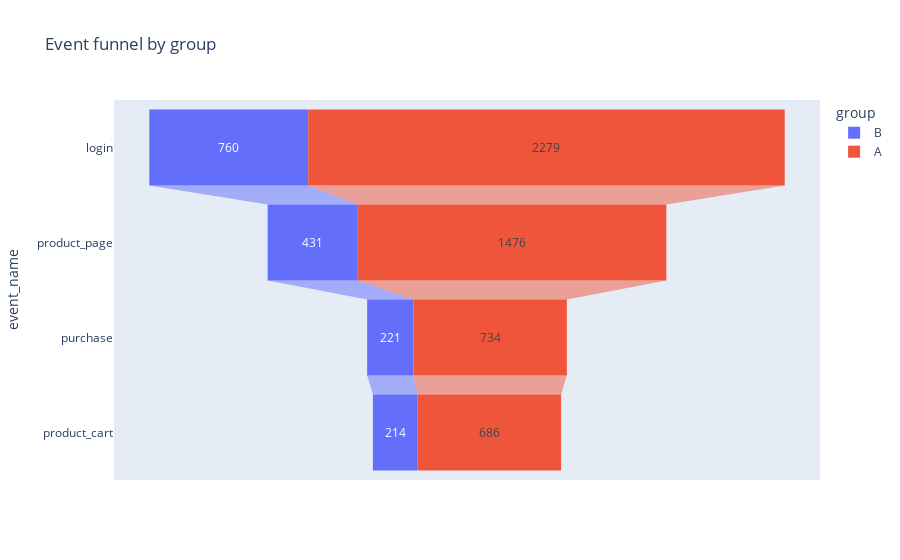

This figure's notebook cell:
### Code cell
fig=px.funnel(funnel_by_groups,x='user_id',y='event_name',color='group', title ="Event funnel by group")
fig.show()

### Figure 1 — Plotly figure (JSON) as saved in the notebook; plotly's stock layout.template omitted (floating-point values rounded to 4 significant figures)
{"data": [{"hovertemplate": "group=B<br>user_id=%{x}<br>event_name=%{y}<extra></extra>", "legendgroup": "B", "marker": {"color": "#636efa"}, "name": "B", "orientation": "h", "showlegend": true, "type": "funnel", "x": [760, 431, 221, 214], "xaxis": "x", "y": ["login", "product_page", "purchase", "product_cart"], "yaxis": "y"}, {"hovertemplate": "group=A<br>user_id=%{x}<br>event_name=%{y}<extra></extra>", "legendgroup": "A", "marker": {"color": "#EF553B"}, "name": "A", "orientation": "h", "showlegend": true, "type": "funnel", "x": [2279, 1476, 734, 686], "xaxis": "x", "y": ["login", "product_page", "purchase", "product_cart"], "yaxis": "y"}], "layout": {"legend": {"title": {"text": "group"}, "tracegroupgap": 0}, "title": {"text": "Event funnel by group"}, "xaxis": {"anchor": "y", "domain": [0, 1], "title": {"text": "user_id"}}, "yaxis": {"anchor": "x", "domain": [0, 1], "title": {"text": "event_name"}}}}
